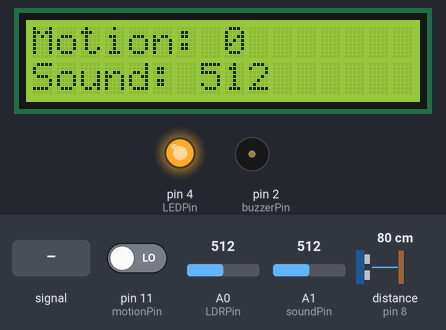
Bench run of a sketch on a simulated Arduino Uno, built with avr-gcc and run on an emulated ATmega328P. Parts: 16×2 character LCD, output pins drawn as LEDs (lit = HIGH), buzzer (waves = sounding). Wiring (inferred from the names in the program): ultrasonic range finder: trigger pin 7; echo pin 8. The inputs (shaded band) are chosen by the test bench; at power-on: A0 (LDRPin) = 512, distance to the obstacle (sensor on pin 8) 80 cm, A1 (soundPin) = 512, pin 11 (motionPin) LOW. The echo pulse lasts 58.3 µs per cm; pins used as bus, display or sensor lines are not drawn; what the sketch prints to the serial monitor is not drawn.

Above: at 9.1 s.
9.2 s: A0 (LDRPin) set to 482
At 13.8 s:
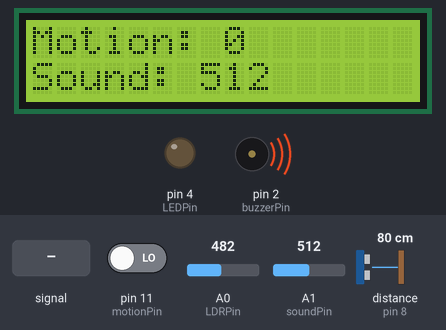
14.4 s: A1 (soundPin) fed a 200 Hz sine of ±81 counts around its level
At 16.0 s:
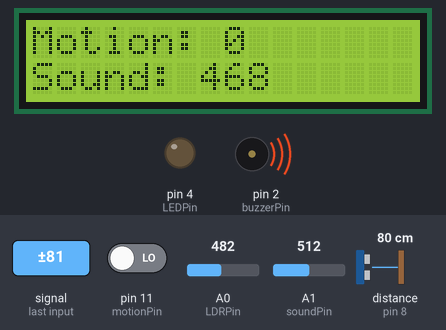
19.5 s: distance to the obstacle (sensor on pin 8) set to 2 cm
At 24.3 s:
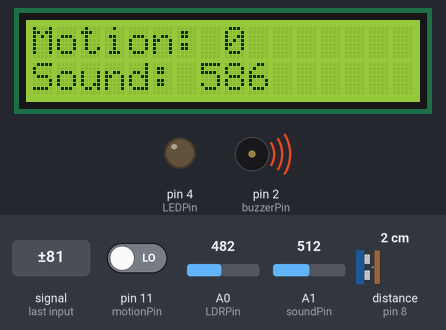
28.1 s: A1 (soundPin) set to 490
At 30.5 s:
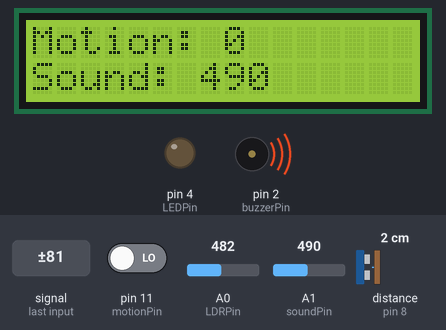
32.6 s: pin 11 (motionPin) driven HIGH
At 33.5 s:
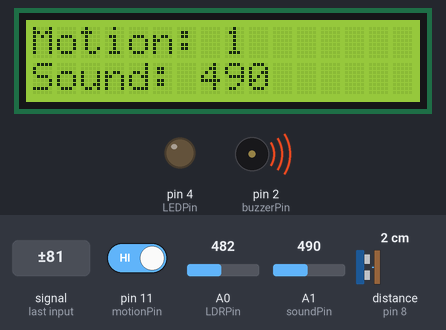
37.1 s: A1 (soundPin) fed a 1000 Hz sine of ±255 counts around its level
At 39.6 s:
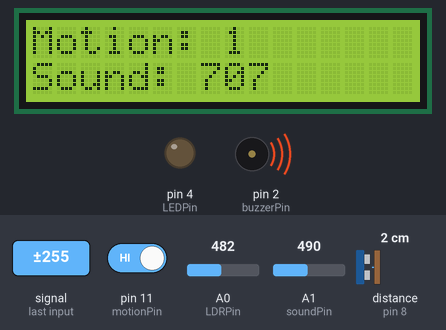
Timing chart, 0 to 41.1 s (numbered marks = the images above; inputs shaded):
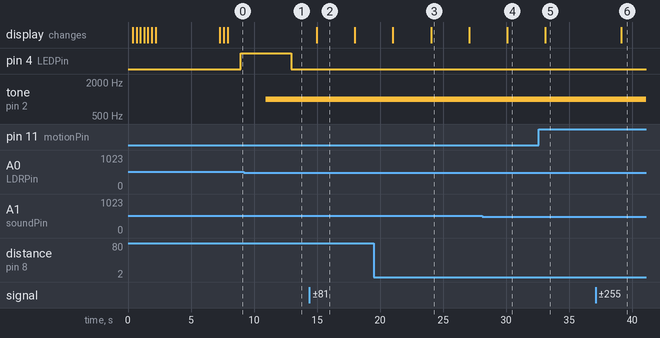

Measured:
- the behaviour switches between 501 and 500 on A0 (LDRPin) (found by bisection; images 0 and 1)
- after the input at 9.2 s, pin 4 (LEDPin): HIGH → LOW after 3.8 s
- after the input at 14.4 s, the display: changes after 0.57 s (image 2)
- after the input at 28.1 s, the display: changes after 2.0 s (image 4)
- after the input at 32.6 s, the display: changes after 0.51 s (image 5)
- after the input at 37.1 s, the display: changes after 2.1 s (image 6)
- what the display in image 2 shows lasts 3.0 s, from 15.0 s to 18.0 s

The sketch:

UAP.EMBEDDED.ino
```cpp
#include <DHT.h>
#include <LiquidCrystal_I2C.h>
#include <Wire.h>

const int motionPin = 11; // Pin digital untuk sensor gerakan
const int LDRPin = A0; // Pin analog untuk sensor LDR
const int LEDPin = 4; // Pin digital untuk LED
const int soundPin = A1; // Pin analog untuk sensor suara
const int buzzerPin = 2; // buzzer
const int TRIGPin = 7;
const int ECHOPin = 8;
const int LCD = A4;
long timer;
int jarak;

LiquidCrystal_I2C lcd(0x27, 16, 2);

void setup() {
  pinMode(motionPin, INPUT);
  pinMode(LEDPin, OUTPUT);
  pinMode(ECHOPin, INPUT);
  pinMode(TRIGPin, OUTPUT);
  Serial.begin(9600);

  int positionCounter;
  lcd.init();
  lcd.backlight();
  lcd.setCursor(0, 0);
  lcd.print("Embedded");
  lcd.setCursor(0, 1);
  lcd.print("UAP");

  for (positionCounter = 0; positionCounter < 26; positionCounter++) {
    lcd.scrollDisplayLeft();
    delay (300);
  }
    lcd.clear();
}

void loop() {
  int motionValue = digitalRead(motionPin);
  int lightValue = analogRead(LDRPin);
  int soundValue = analogRead(soundPin);


  lcd.setCursor(0, 0);
  lcd.print("Motion: ");
  lcd.print(motionValue);

  lcd.setCursor(0, 1);
  lcd.print("Sound: ");
  lcd.print(soundValue);

  Serial.print("Motion: ");
  Serial.print(motionValue);
  Serial.print("\tLight: ");
  Serial.print(lightValue);
  Serial.print("\tSound: ");
  Serial.println(soundValue);

  digitalWrite(TRIGPin, LOW);
  delayMicroseconds(2);
  digitalWrite(TRIGPin, HIGH);
  delayMicroseconds(10);
  digitalWrite(TRIGPin, LOW);

  timer = pulseIn(ECHOPin, HIGH);
  jarak = timer/58;
  delay(1000);

  Serial.print("Jarak = ");
  Serial.print(jarak);
  Serial.print(" cm");
  Serial.println();


  // Jika cahaya rendah, aktifkan LED
  if (lightValue > 500) {
    digitalWrite(LEDPin, HIGH);
    delay(2000);
  } else {
    digitalWrite(LEDPin, LOW);
    delay(1000);

  }


  if (jarak < 100) {;
    tone(buzzerPin, 1000);
  } else {
    noTone(buzzerPin);
  }

  delay(1000); // Delay untuk stabilitas
}
```
